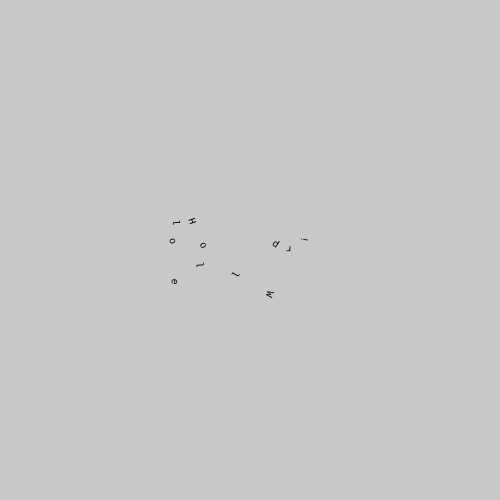
Frame 1 (no input)
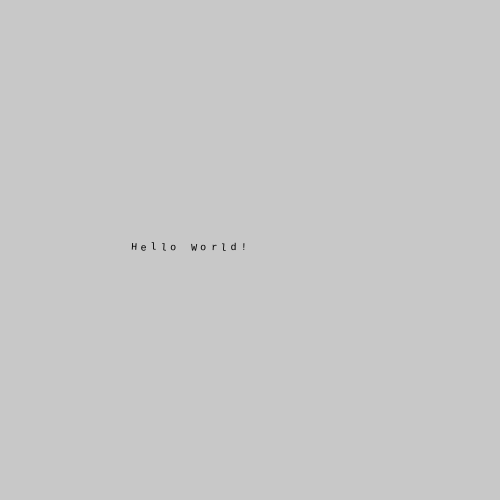
Frame 60 (no input)
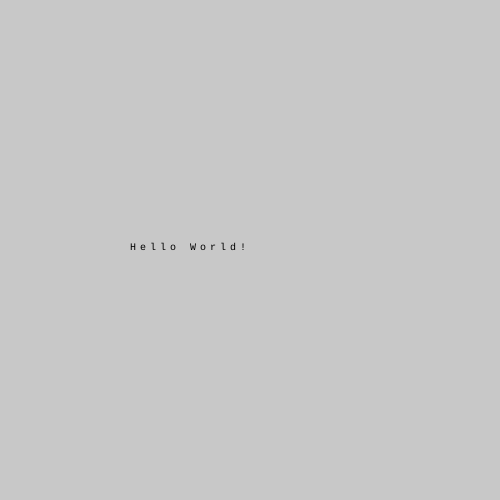
Frame 120 (the mouse pressed at the canvas centre since frame 60)

The p5.js sketch that drew these frames (run headless with seeded random() and noise() and a simulated clock; from frame 60 on, the mouse is pressed at the canvas centre):

// p5.js sketch
// ── sketch.js
var charObjs = [];
var chars = "Hello World!";
var nextCharXPos = 0;
var charSize = 10;
function setup() {
  createCanvas(500, 500);
  smooth();
  var numOfBalls = 5;
  textFont('COURIER');
  for (var i=0; i<chars.length; i++) {
    charObjs[i] = new MovingChar(chars[i], nextCharXPos, height/2, charSize, 0.07);
    nextCharXPos += charSize;
  }
}

function draw() {
  background(200);
  push();
  translate(width/2 - nextCharXPos, 0);
  for (var i=0; i<charObjs.length; i++) {
    charObjs[i].move();
    charObjs[i].bounce(width, height);
    charObjs[i].draw();
  }
  pop();
}

function keyPressed() {

  var newChar = new MovingChar(key, nextCharXPos, height/2, size, 0.07);
  charObjs.push(newChar);
  nextCharXPos += charSize;

}

// ── movingChar.js
class MovingChar {
  constructor(char, x, y, size, speed) {
    this.char = char;
    this.targetPosX = x;
    this.targetPosY = y;
    this.speed = speed;
    this.size = size;
    this.x = x + random(100);
    this.y = y + random(-50, 50);
    this.rotation = random(PI * 2);
    this.alpha = 0;
  }

  move() {
    var diffX = this.targetPosX - this.x;
    var diffY = this.targetPosY - this.y;
    this.x = this.x + diffX * this.speed;
    this.y = this.y + diffY * this.speed;
    var diffRot = 0 - this.rotation;
    this.rotation = this.rotation + diffRot * this.speed;
  }

  bounce (width, height) {
    if (this.x > width || this.x < 0) {
      this.speedX = this.speedX * -1;
    } else if (this.y > height || this.y < 0) {
      this.speedY = this.speedY * -1;
    }
  }

  draw () {
    textSize(this.size);
    push();
    translate(this.x, this.y);
    rotate(this.rotation);
    fill(0, 0, 0, 255);
    text(this.char, 0, 0);
    pop();
  }
}
